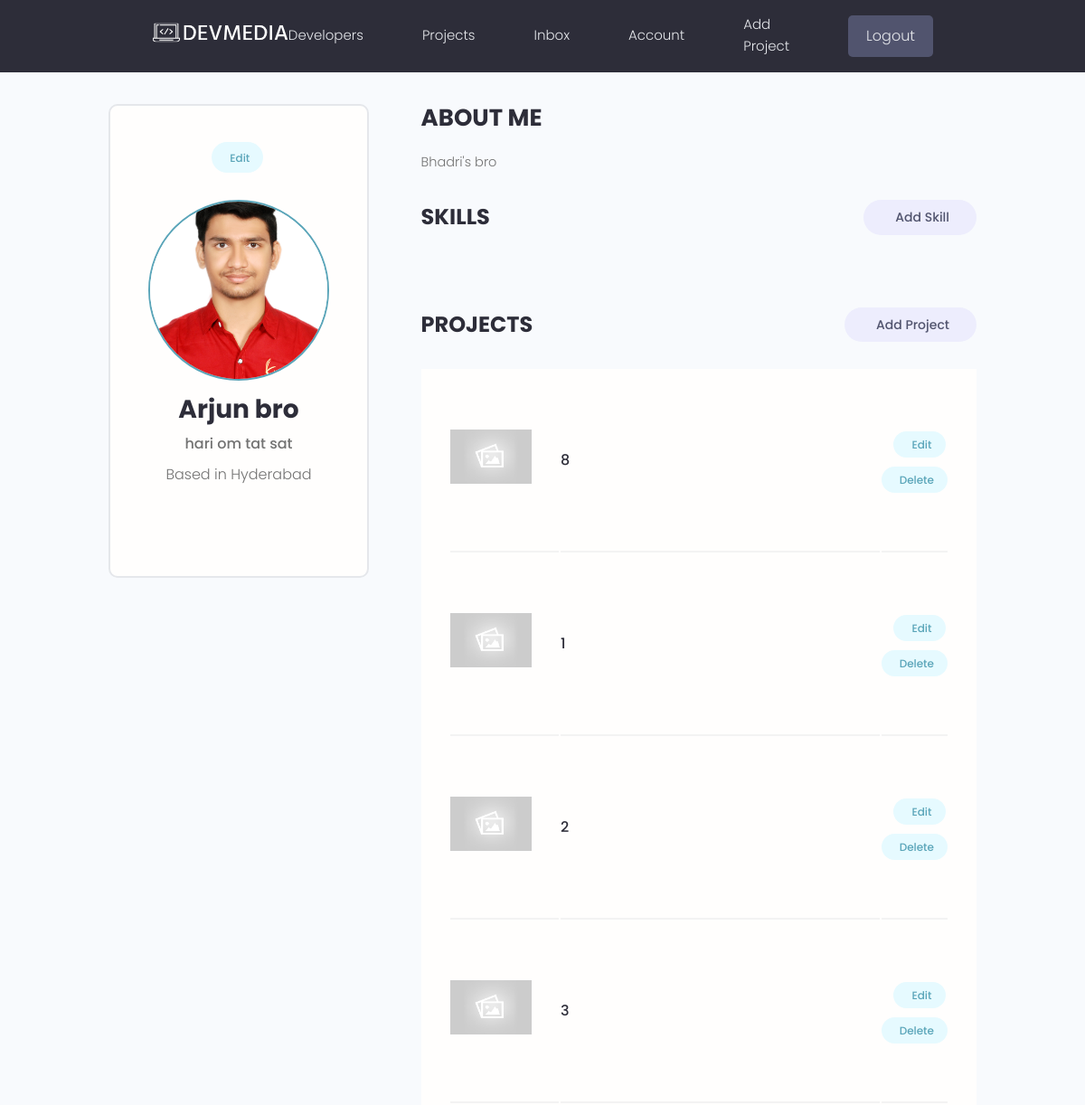
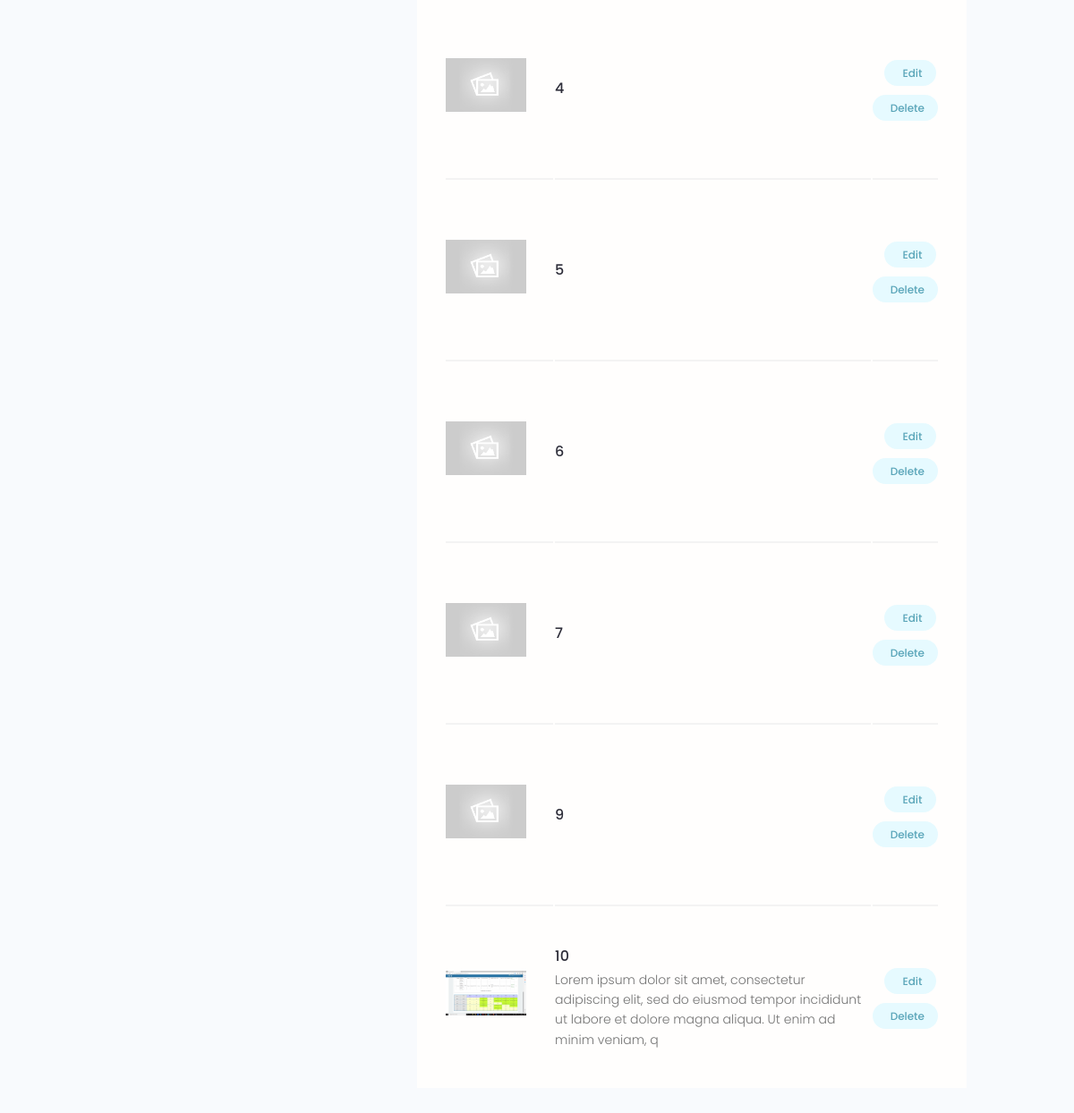
Page /account/ (signed in) on the committed database (2 pictures, top to bottom).
### users/models.py (models this page shows, shortened)
class Profile(models.Model):
    user = models.OneToOneField(User, on_delete = models.CASCADE, null = True, blank = True)
    name = models.CharField(max_length = 200, blank = True, null = True)
    username = models.CharField(unique = True, max_length=200, blank = True, null = True)
    location = models.CharField(max_length=200, blank = True, null = True)
    email = models.EmailField(max_length = 500, blank = True, null = True)
    short_intro = models.CharField(max_length = 200, blank = True, null = True)
    bio = models.TextField(blank = True, null = True)
    profile_image = models.ImageField(null = True, blank = True, upload_to = 'profiles/', default="profiles/default.png")
    social_github = models.CharField(max_length = 200, blank=True, null = True)
    social_twitter = models.CharField(max_length = 200, blank=True, null = True)
    social_linkedin = models.CharField(max_length = 200, blank=True, null = True)
    social_youtube = models.CharField(max_length = 200, blank=True, null = True)
    social_website = models.CharField(max_length = 200, blank=True, null = True)
    created = models.DateTimeField(auto_now_add=True)
    id = models.UUIDField(default = uuid.uuid4, primary_key=True, unique=True, editable=False)

### projects/models.py (models this page shows, shortened)
class Project(models.Model):
    owner = models.ForeignKey(Profile, null = True, blank=True, on_delete=models.SET_NULL)
    title = models.CharField(max_length = 200)
    description = models.TextField(null = True, blank = True)
    demo_link = models.CharField(max_length=2000, null =True, blank = True)
    source_link = models.CharField(max_length=2000, null = True, blank = True)
    featured_image = models.ImageField(null = True, blank = True, default = "default.jpg")
    created = models.DateTimeField(auto_now_add=True)
    tags = models.ManyToManyField('Tag', blank = True)
    votes_total = models.IntegerField(default=0, null = True, blank = True)
    votes_ratio = models.IntegerField(default=0, null = True, blank = True)
    id = models.UUIDField(default=uuid.uuid4, unique=True,primary_key=True, editable=False)
    class Meta:
        ordering = ['-votes_ratio', '-votes_total']

### users/views.py (the view)
# urls.py: path('account/', views.userAccount, name = 'account'),
@login_required(login_url='login')
def userAccount(request):
    profile = request.user.profile
    skills = profile.skill_set.all()
    projects = profile.project_set.all()
    return render(request, 'users/account.html', {'profile':profile, 'skills':skills, 'projects':projects})

### users/templates/users/account.html (shortened to what this page needs)
{% extends 'main.html' %}
{% block content %}
<main class="settingsPage profile my-md">
    <div class="container">
      <div class="layout">
        <div class="column column--1of3">
          <div class="card text-center">
            <div class="card__body dev">
              <a class="tag tag--pill tag--main settings__btn" href="{% url 'edit-account' %}"> Edit</a>
              <img class="avatar avatar--xl dev__avatar" src="{{profile.profile_image.url}}" />
              <h2 class="dev__name">{{profile.name}}</h2>
              <p class="dev__title">{{profile.short_intro}}</p>
              <p class="dev__location">Based in {{profile.location}}</p>
            </div>
          </div>
        </div>
        <div class="column column--2of3">
          <div class="devInfo">
            <h3 class="devInfo__title">About Me</h3>
            <p class="devInfo__about">{{profile.bio}}</p>
          </div>
          <div class="settings">
            <h3 class="settings__title">Skills</h3>
            <a class="tag tag--pill tag--sub settings__btn tag--lg" href="{% url 'create-skill' %} "> Add Skill</a>
          </div>
          <div class="settings">
            <h3 class="settings__title">Projects</h3>
            <a class="tag tag--pill tag--sub settings__btn tag--lg" href="{% url 'create-project' %}"> Add Project</a>
          </div>
          <table class="settings__table">
            {% for project in projects %}
            <tr>
                <td class="settings__thumbnail">
                  <a href="{% url 'project' project.id %}"><img src="{{project.featured_image.url}}" alt="Project Thumbnail" /></a>
                </td>
                <td class="settings__tableInfo">
                  <a href="{% url 'project' project.id %}">{{project.title}}</a>
                  <p>{{project.description|slice:"150"}}</p>
                </td>
                <td class="settings__tableActions">
                  <a class="tag tag--pill tag--main settings__btn" href="{% url 'update-project' project.id %}"> Edit</a>
                  <a class="tag tag--pill tag--main settings__btn" href="{% url 'delete-project' project.id %}?next=/account/">
                    Delete</a>
                </td>
              </tr>
            {% endfor %}
          </table>
        </div>
      </div>
    </div>
  </main>
{% endblock content %}

### static/styles/app.css (style rules this page uses)
:root { --color-sub: #2d2d39; }
.card { border: 2px solid var(--color-light); }
img { width: 100%; }
.profile .card > .dev { padding: 4rem; }
.dev__avatar { display: block; margin: auto; }
.dev__name { color: var(--color-sub); font-size: 2.8rem; font-weight: 700; margin-top: 1rem; margin-bottom: 0.5rem; }
.dev__title { font-size: 1.6rem; font-weight: 500; line-height: 1.3; }
.dev__location { margin-top: 1rem; }
.devInfo { margin-bottom: 3rem; }
.devInfo__title, .devInfo__subtitle { font-size: 2.6rem; color: var(--color-sub); text-transform: uppercase; font-weight: 700; margin-bottom: 1.5rem; }
.devInfo__about, .devSkill__info { font-size: 1.45rem; line-height: 1.7; text-align: justify; }
.settingsPage .dev > .settings__btn { display: inline-block; margin-bottom: 3rem; }
.settings { display: flex; justify-content: space-between; align-items: center; }
.settings__title { font-size: 2.4rem; text-transform: uppercase; font-weight: 700; color: var(--color-sub); }
.settings__table { margin-top: 3rem; margin-bottom: 5rem; padding: 0 3rem; background: var(--color-white); }
.settings__table tr { width: 100%; }
.settings__table tr > td { padding: 2rem 0; }
.settings__table tr:not(:last-child) td { border-bottom: 2px solid var(--color-white-light); }
.settings__thumbnail { width: 23%; min-width: 10rem; }
.settings__thumbnail img { padding-right: 3rem; height: 15rem; object-fit: contain; }
.settings__tableInfo { width: 100%; }
.settings__tableInfo h4, .settings__tableInfo a { padding-right: 1rem; width: auto; font-size: 1.6rem; font-weight: 500; color: var(--color-sub); }
.settings__tableInfo p { font-size: 1.4rem; }
.settings__tableActions { text-align: right; }

### static/uikit/styles/modules/_variables.css (style rules this page uses)
:root { --color-main: #5aa5b9; --color-main-light: #e6faff; --color-sub: #3f4156; --color-sub-light: #51546e; --color-sub-lighter: #ededfd; --color-text: #737373; --color-gray: #8b8b8b; --color-light: #e5e7eb; --color-light-gray: #767676; --color-bg: #f8fafd; --color-white: #fffefd; --color-white-light: #f3f3f3; --color-success: #359e64; --color-success-bg: #def8e8; --color-error: #fc4b0b; --color-error-bg: #fff2ee; --font-base: 'Poppins', arial, helvetica, 'Segoe UI', roboto, ubuntu, sans-serif; --font-monospace: 'Fira Code', 'Courier New', courier, monospace; --font-regular: 300; --font-medium: 500; --font-bold: 700; --generic-shadow: 1px 1px 5px #00000010; --generic-transition: all 0.3s ease-in-out; }

### static/uikit/styles/modules/_base.css (style rules this page uses)
* { margin: 0; padding: 0; box-sizing: border-box; text-rendering: optimizeLegibility; color: inherit; font-size: inherit; }
html { font-size: 50%; }
@media only screen and (min-width: 480px) { html { font-size: 56.25%; } }
@media only screen and (min-width: 1200px) { html { font-size: 62.5%; } }
body { line-height: 1.6; font-weight: 400; font-size: 1.5rem; color: var(--color-text); background-color: var(--color-bg); min-height: 100vh; }

### static/uikit/styles/modules/_typography.css (style rules this page uses)
* { font-family: var(--font-base); }
h2 { font-size: 3.6rem; font-weight: var(--font-bold); }
h3 { font-size: 3.2rem; font-weight: var(--font-medium); }
p, span, strong { font-size: 1.6rem; color: var(--color-text); font-weight: var(--font-regular); }
a { padding-bottom: 2px; text-decoration: none; display: inline-block; color: var(--color-main); font-weight: var(--font-medium); }

### static/uikit/styles/modules/_utilities.css (style rules this page uses)
.container { width: 92%; max-width: 165rem; margin: 0 auto; box-sizing: border-box; }
@media screen and (min-width: 1000px) { .container { width: 90%; } }
@media screen and (min-width: 1200px) { .container { width: 80%; } }
.text-center { text-align: center; }
.my-md { margin: 3rem auto; }

### static/uikit/styles/modules/_avatar.css (style rules this page uses)
.avatar { border-radius: 50%; border: 2px solid var(--color-main); object-fit: cover; }
.avatar--xl { height: 20rem; width: 20rem; }

### static/uikit/styles/modules/_card.css (style rules this page uses)
.card { border-radius: 1rem; background-color: var(--color-white); border: 1.5px solid var(--color-light); width: auto; height: auto; margin-top: 0.5rem; margin-bottom: 0.5rem; overflow: hidden; }
.card__body, .card__header { padding: 2rem 2.5rem; }

### static/uikit/styles/modules/_layout.css (style rules this page uses)
.layout { display: flex; flex-flow: row wrap; justify-content: space-between; }
.layout > .column { margin-bottom: 3rem; }
.layout > .column.column--1of3 { flex-basis: 30%; }
.layout > .column.column--2of3 { flex-basis: 64%; }

### rows in the picture
Profile: profile_image (picture), name "Arjun bro", short_intro "hari om tat sat", location "Hyderabad", bio "Bhadri's bro"
Project: featured_image (placeholder picture), title "8"
Project: featured_image (placeholder picture), title "1"
Project: featured_image (placeholder picture), title "2"
Project: featured_image (placeholder picture), title "3"
Project: featured_image (placeholder picture), title "4"
Project: featured_image (placeholder picture), title "5"
Project: featured_image (placeholder picture), title "6"
Project: featured_image (placeholder picture), title "7"
Project: featured_image (placeholder picture), title "9"
Project: featured_image (picture), title "10", description "Lorem ipsum dolor sit amet, consectetur adipiscing elit, sed do eiusmod tempor incididunt ut labore et dolore magna aliqua. Ut enim ad minim veniam, q"
